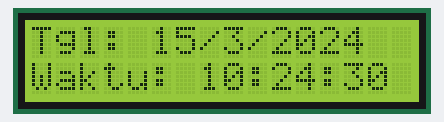
The sketch below on a simulated Arduino Uno, built with avr-gcc and run on an emulated ATmega328P. Shown: 16×2 character LCD. The local clock reads 2024-03-15 10:24:30 at power-on unless the sketch sets it.

Above: at 0.1 s.
At 4.3 s:
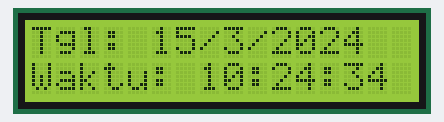
At 9.4 s:
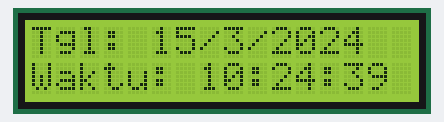
At 18.7 s:
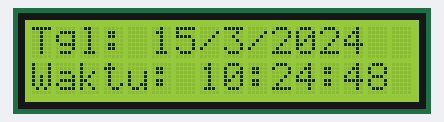
At 28.0 s:
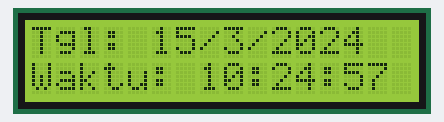
At 38.4 s:
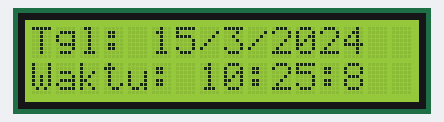

The sketch:

rtc.ino
```cpp
#include <Wire.h>
#include <RTClib.h>
#include <LiquidCrystal_I2C.h>

RTC_DS1307 rtc;
LiquidCrystal_I2C lcd(0x27, 16, 2);

void setup() {
  lcd.init();
  lcd.backlight();

  if (!rtc.begin()) {
    Serial.println("RTC tidak terdeteksi!");
    while (1);
  }

  // Atur waktu hanya sekali (komentar setelah waktu diatur)
  // rtc.adjust(DateTime(F(__DATE__), F(__TIME__)));
}

void loop() {
  DateTime now = rtc.now();

  lcd.clear();
  lcd.setCursor(0, 0);
  lcd.print("Tgl: " + String(now.day()) + "/" + String(now.month()) + "/" + String(now.year()));

  lcd.setCursor(0, 1);
  lcd.print("Waktu: " + String(now.hour()) + ":" + String(now.minute()) + ":" + String(now.second()));

  delay(1000);
}
```

Measured:
- what the display in image 1 shows lasts 1.1 s, from 4.2 s to 5.3 s
